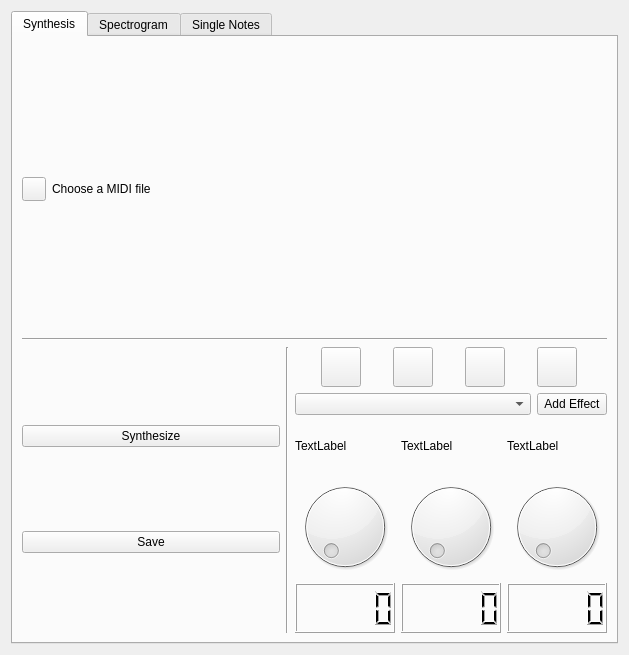
<?xml version="1.0" encoding="UTF-8"?>
<ui version="4.0">
 <class>Form</class>
 <widget class="QWidget" name="Form">
  <property name="geometry">
   <rect>
    <x>0</x>
    <y>0</y>
    <width>629</width>
    <height>655</height>
   </rect>
  </property>
  <property name="windowTitle">
   <string>Form</string>
  </property>
  <layout class="QVBoxLayout" name="verticalLayout">
   <item>
    <widget class="QTabWidget" name="tabWidget">
     <property name="currentIndex">
      <number>0</number>
     </property>
     <widget class="QWidget" name="tab">
      <attribute name="title">
       <string>Synthesis</string>
      </attribute>
      <layout class="QVBoxLayout" name="verticalLayout_2">
       <item>
        <layout class="QHBoxLayout" name="horizontalLayout_2">
         <item>
          <widget class="QPushButton" name="pushButton">
           <property name="minimumSize">
            <size>
             <width>24</width>
             <height>24</height>
            </size>
           </property>
           <property name="maximumSize">
            <size>
             <width>24</width>
             <height>24</height>
            </size>
           </property>
           <property name="text">
            <string/>
           </property>
          </widget>
         </item>
         <item>
          <widget class="QLabel" name="label">
           <property name="text">
            <string>Choose a MIDI file</string>
           </property>
          </widget>
         </item>
        </layout>
       </item>
       <item>
        <widget class="Line" name="line">
         <property name="orientation">
          <enum>Qt::Horizontal</enum>
         </property>
        </widget>
       </item>
       <item>
        <layout class="QHBoxLayout" name="horizontalLayout_3">
         <item>
          <layout class="QVBoxLayout" name="verticalLayout_3">
           <item>
            <layout class="QHBoxLayout" name="horizontalLayout_8"/>
           </item>
           <item>
            <widget class="QPushButton" name="pushButton_3">
             <property name="text">
              <string>Synthesize</string>
             </property>
            </widget>
           </item>
           <item>
            <widget class="QPushButton" name="pushButton_2">
             <property name="text">
              <string>Save</string>
             </property>
            </widget>
           </item>
          </layout>
         </item>
         <item>
          <widget class="Line" name="line_2">
           <property name="orientation">
            <enum>Qt::Vertical</enum>
           </property>
          </widget>
         </item>
         <item>
          <layout class="QVBoxLayout" name="verticalLayout_4">
           <item>
            <layout class="QHBoxLayout" name="horizontalLayout_4">
             <item>
              <widget class="QPushButton" name="pushButton_5">
               <property name="minimumSize">
                <size>
                 <width>40</width>
                 <height>40</height>
                </size>
               </property>
               <property name="maximumSize">
                <size>
                 <width>40</width>
                 <height>40</height>
                </size>
               </property>
               <property name="text">
                <string/>
               </property>
              </widget>
             </item>
             <item>
              <widget class="QPushButton" name="pushButton_6">
               <property name="minimumSize">
                <size>
                 <width>40</width>
                 <height>40</height>
                </size>
               </property>
               <property name="maximumSize">
                <size>
                 <width>40</width>
                 <height>40</height>
                </size>
               </property>
               <property name="text">
                <string/>
               </property>
              </widget>
             </item>
             <item>
              <widget class="QPushButton" name="pushButton_7">
               <property name="minimumSize">
                <size>
                 <width>40</width>
                 <height>40</height>
                </size>
               </property>
               <property name="maximumSize">
                <size>
                 <width>40</width>
                 <height>40</height>
                </size>
               </property>
               <property name="text">
                <string/>
               </property>
              </widget>
             </item>
             <item>
              <widget class="QPushButton" name="pushButton_8">
               <property name="minimumSize">
                <size>
                 <width>40</width>
                 <height>40</height>
                </size>
               </property>
               <property name="maximumSize">
                <size>
                 <width>40</width>
                 <height>40</height>
                </size>
               </property>
               <property name="text">
                <string/>
               </property>
              </widget>
             </item>
            </layout>
           </item>
           <item>
            <layout class="QHBoxLayout" name="horizontalLayout_5">
             <item>
              <widget class="QComboBox" name="comboBox"/>
             </item>
             <item>
              <widget class="QPushButton" name="pushButton_4">
               <property name="maximumSize">
                <size>
                 <width>70</width>
                 <height>16777215</height>
                </size>
               </property>
               <property name="text">
                <string>Add Effect</string>
               </property>
              </widget>
             </item>
            </layout>
           </item>
           <item>
            <layout class="QHBoxLayout" name="horizontalLayout_6"/>
           </item>
           <item>
            <layout class="QHBoxLayout" name="horizontalLayout_7">
             <item>
              <layout class="QVBoxLayout" name="verticalLayout_5">
               <item>
                <widget class="QLabel" name="label_2">
                 <property name="text">
                  <string>TextLabel</string>
                 </property>
                </widget>
               </item>
               <item>
                <widget class="QDial" name="dial"/>
               </item>
               <item>
                <widget class="QLCDNumber" name="lcdNumber"/>
               </item>
              </layout>
             </item>
             <item>
              <layout class="QVBoxLayout" name="verticalLayout_6">
               <item>
                <widget class="QLabel" name="label_3">
                 <property name="text">
                  <string>TextLabel</string>
                 </property>
                </widget>
               </item>
               <item>
                <widget class="QDial" name="dial_2"/>
               </item>
               <item>
                <widget class="QLCDNumber" name="lcdNumber_2"/>
               </item>
              </layout>
             </item>
             <item>
              <layout class="QVBoxLayout" name="verticalLayout_7">
               <item>
                <widget class="QLabel" name="label_4">
                 <property name="text">
                  <string>TextLabel</string>
                 </property>
                </widget>
               </item>
               <item>
                <widget class="QDial" name="dial_3"/>
               </item>
               <item>
                <widget class="QLCDNumber" name="lcdNumber_3"/>
               </item>
              </layout>
             </item>
            </layout>
           </item>
          </layout>
         </item>
        </layout>
       </item>
      </layout>
     </widget>
     <widget class="QWidget" name="tab_2">
      <attribute name="title">
       <string>Spectrogram</string>
      </attribute>
      <layout class="QHBoxLayout" name="horizontalLayout_9">
       <item>
        <layout class="QVBoxLayout" name="verticalLayout_8">
         <item>
          <layout class="QHBoxLayout" name="horizontalLayout_14"/>
         </item>
         <item>
          <widget class="QPushButton" name="pushButton_10">
           <property name="text">
            <string>Select All</string>
           </property>
          </widget>
         </item>
         <item>
          <widget class="QPushButton" name="pushButton_11">
           <property name="text">
            <string>Deselect All</string>
           </property>
          </widget>
         </item>
         <item>
          <layout class="QHBoxLayout" name="horizontalLayout_12">
           <item>
            <widget class="QLabel" name="label_6">
             <property name="text">
              <string>Int Time</string>
             </property>
            </widget>
           </item>
           <item>
            <widget class="QDoubleSpinBox" name="doubleSpinBox_2"/>
           </item>
          </layout>
         </item>
         <item>
          <layout class="QHBoxLayout" name="horizontalLayout_13">
           <item>
            <widget class="QLabel" name="label_5">
             <property name="text">
              <string>Duration</string>
             </property>
            </widget>
           </item>
           <item>
            <widget class="QDoubleSpinBox" name="doubleSpinBox"/>
           </item>
          </layout>
         </item>
         <item>
          <widget class="QPushButton" name="pushButton_9">
           <property name="text">
            <string>Plot</string>
           </property>
          </widget>
         </item>
        </layout>
       </item>
       <item>
        <widget class="Line" name="line_3">
         <property name="orientation">
          <enum>Qt::Vertical</enum>
         </property>
        </widget>
       </item>
       <item>
        <layout class="QVBoxLayout" name="verticalLayout_9">
         <item>
          <widget class="QStackedWidget" name="stackedWidget">
           <widget class="QWidget" name="page"/>
           <widget class="QWidget" name="page_2"/>
          </widget>
         </item>
         <item>
          <widget class="QFrame" name="frame">
           <property name="minimumSize">
            <size>
             <width>0</width>
             <height>60</height>
            </size>
           </property>
           <property name="frameShape">
            <enum>QFrame::StyledPanel</enum>
           </property>
           <property name="frameShadow">
            <enum>QFrame::Raised</enum>
           </property>
           <layout class="QHBoxLayout" name="horizontalLayout_11">
            <item>
             <layout class="QHBoxLayout" name="horizontalLayout_10"/>
            </item>
           </layout>
          </widget>
         </item>
        </layout>
       </item>
      </layout>
     </widget>
     <widget class="QWidget" name="tab_3">
      <attribute name="title">
       <string>Single Notes</string>
      </attribute>
      <layout class="QHBoxLayout" name="horizontalLayout_15">
       <item>
        <layout class="QVBoxLayout" name="verticalLayout_10">
         <item>
          <widget class="QComboBox" name="comboBox_2">
           <item>
            <property name="text">
             <string>Select Instrument</string>
            </property>
           </item>
          </widget>
         </item>
         <item>
          <widget class="QRadioButton" name="radioButton">
           <property name="text">
            <string>Select note by frequency</string>
           </property>
          </widget>
         </item>
         <item>
          <layout class="QHBoxLayout" name="horizontalLayout_23">
           <item>
            <widget class="QLabel" name="label_10">
             <property name="text">
              <string>Frequency</string>
             </property>
            </widget>
           </item>
           <item>
            <widget class="QDoubleSpinBox" name="doubleSpinBox_6"/>
           </item>
          </layout>
         </item>
         <item>
          <layout class="QHBoxLayout" name="horizontalLayout_22">
           <item>
            <widget class="QLabel" name="label_11">
             <property name="text">
              <string>Note</string>
             </property>
            </widget>
           </item>
           <item>
            <widget class="QComboBox" name="comboBox_4">
             <item>
              <property name="text">
               <string>C</string>
              </property>
             </item>
             <item>
              <property name="text">
               <string>C ♯ / D♭</string>
              </property>
             </item>
             <item>
              <property name="text">
               <string>D</string>
              </property>
             </item>
             <item>
              <property name="text">
               <string>D ♯ / E♭</string>
              </property>
             </item>
             <item>
              <property name="text">
               <string>E</string>
              </property>
             </item>
             <item>
              <property name="text">
               <string>F</string>
              </property>
             </item>
             <item>
              <property name="text">
               <string>F ♯ / G♭</string>
              </property>
             </item>
             <item>
              <property name="text">
               <string>G</string>
              </property>
             </item>
             <item>
              <property name="text">
               <string>G ♯ / A♭</string>
              </property>
             </item>
             <item>
              <property name="text">
               <string>A</string>
              </property>
             </item>
             <item>
              <property name="text">
               <string>A ♯ / B♭</string>
              </property>
             </item>
             <item>
              <property name="text">
               <string>B</string>
              </property>
             </item>
            </widget>
           </item>
          </layout>
         </item>
         <item>
          <layout class="QHBoxLayout" name="horizontalLayout_21">
           <item>
            <widget class="QLabel" name="label_12">
             <property name="text">
              <string>Octave</string>
             </property>
            </widget>
           </item>
           <item>
            <widget class="QComboBox" name="comboBox_3">
             <property name="currentIndex">
              <number>4</number>
             </property>
             <item>
              <property name="text">
               <string>0</string>
              </property>
             </item>
             <item>
              <property name="text">
               <string>1</string>
              </property>
             </item>
             <item>
              <property name="text">
               <string>2</string>
              </property>
             </item>
             <item>
              <property name="text">
               <string>3</string>
              </property>
             </item>
             <item>
              <property name="text">
               <string>4</string>
              </property>
             </item>
             <item>
              <property name="text">
               <string>5</string>
              </property>
             </item>
             <item>
              <property name="text">
               <string>6</string>
              </property>
             </item>
             <item>
              <property name="text">
               <string>7</string>
              </property>
             </item>
             <item>
              <property name="text">
               <string>8</string>
              </property>
             </item>
            </widget>
           </item>
          </layout>
         </item>
         <item>
          <layout class="QHBoxLayout" name="horizontalLayout_20">
           <item>
            <widget class="QLabel" name="label_9">
             <property name="text">
              <string>Start</string>
             </property>
            </widget>
           </item>
           <item>
            <widget class="QDoubleSpinBox" name="doubleSpinBox_3"/>
           </item>
          </layout>
         </item>
         <item>
          <layout class="QHBoxLayout" name="horizontalLayout_19">
           <item>
            <widget class="QLabel" name="label_8">
             <property name="text">
              <string>Lenght</string>
             </property>
            </widget>
           </item>
           <item>
            <widget class="QDoubleSpinBox" name="doubleSpinBox_4"/>
           </item>
          </layout>
         </item>
         <item>
          <layout class="QHBoxLayout" name="horizontalLayout_18">
           <item>
            <widget class="QLabel" name="label_7">
             <property name="text">
              <string>Volume</string>
             </property>
            </widget>
           </item>
           <item>
            <widget class="QDoubleSpinBox" name="doubleSpinBox_5"/>
           </item>
          </layout>
         </item>
         <item>
          <widget class="QPushButton" name="pushButton_14">
           <property name="text">
            <string>Add Note</string>
           </property>
          </widget>
         </item>
        </layout>
       </item>
       <item>
        <widget class="Line" name="line_4">
         <property name="orientation">
          <enum>Qt::Vertical</enum>
         </property>
        </widget>
       </item>
       <item>
        <layout class="QVBoxLayout" name="verticalLayout_11">
         <item>
          <layout class="QHBoxLayout" name="horizontalLayout_16"/>
         </item>
         <item>
          <layout class="QHBoxLayout" name="horizontalLayout_17">
           <item>
            <widget class="QPushButton" name="pushButton_12">
             <property name="minimumSize">
              <size>
               <width>40</width>
               <height>40</height>
              </size>
             </property>
             <property name="maximumSize">
              <size>
               <width>40</width>
               <height>40</height>
              </size>
             </property>
             <property name="text">
              <string/>
             </property>
            </widget>
           </item>
           <item>
            <widget class="QPushButton" name="pushButton_13">
             <property name="minimumSize">
              <size>
               <width>40</width>
               <height>40</height>
              </size>
             </property>
             <property name="maximumSize">
              <size>
               <width>40</width>
               <height>40</height>
              </size>
             </property>
             <property name="text">
              <string/>
             </property>
            </widget>
           </item>
          </layout>
         </item>
        </layout>
       </item>
      </layout>
     </widget>
    </widget>
   </item>
  </layout>
 </widget>
 <resources/>
 <connections/>
</ui>
